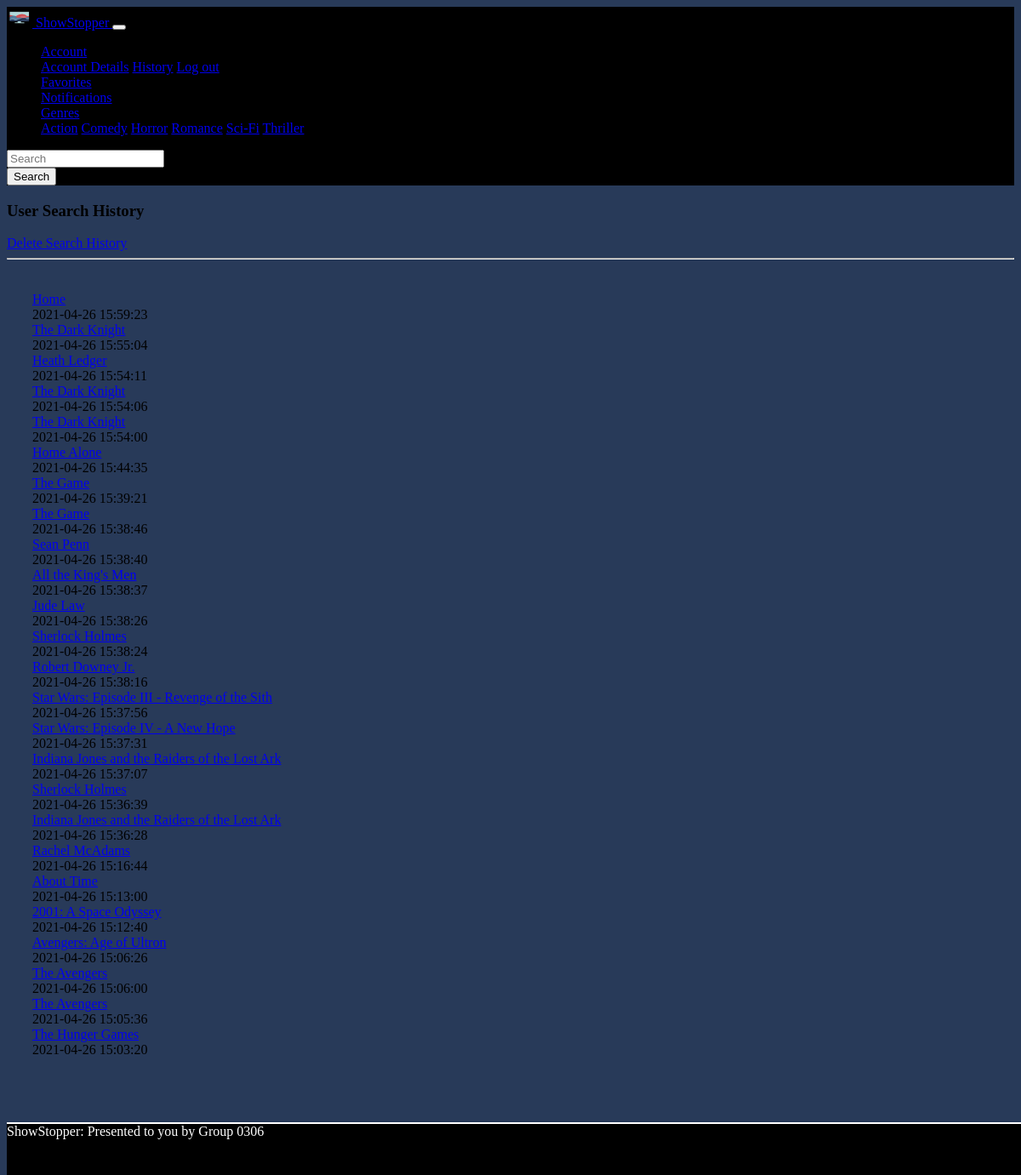
The page /history/index.php (signed in) on the database its author committed.
### tables this page shows
CREATE TABLE `history` (
  `id` varchar(45) NOT NULL,
  `user_id` varchar(45) DEFAULT NULL,
  `title` varchar(45) DEFAULT NULL,
  `person` varchar(45) DEFAULT NULL,
  `updated` timestamp NULL DEFAULT CURRENT_TIMESTAMP,
  PRIMARY KEY (`id`)
);

CREATE TABLE `titles` (
  `id` varchar(45) NOT NULL,
  `name` varchar(127) NOT NULL,
  `release` varchar(45) DEFAULT NULL,
  `summary` mediumtext,
  `rating` varchar(10) DEFAULT NULL,
  `actors` json DEFAULT NULL,
  `directors` json DEFAULT NULL,
  `services` json DEFAULT NULL,
  `img` varchar(255) NOT NULL,
  `genre` varchar(45) DEFAULT NULL,
  `updated` timestamp NULL DEFAULT CURRENT_TIMESTAMP ON UPDATE CURRENT_TIMESTAMP,
  `checked_update` timestamp NULL DEFAULT NULL,
  `related` json DEFAULT NULL,
  `weight` int DEFAULT NULL,
  PRIMARY KEY (`id`)
);

### php/auth.php (called while the page is built, shortened)
<?php
include $_SERVER['DOCUMENT_ROOT'] . '/php/functions.php';
function getCurrentUserID() {
	return $_SESSION['userID'];
}
function getHistory() {
  $user = getCurrentUserID();
  $history = query("SELECT title, person, updated FROM history WHERE user_id = " . str($user) . " ORDER BY updated desc LIMIT 25;", true);
  return $history;
}
	?>

### php/functions.php (called while the page is built, shortened)
<?php
include 'sql.php';
function str($str) {
  return "\"" . $str . "\"";
}
function getElementByID($id, $table) {
  $query = "SELECT * FROM " . $table . " WHERE id = '" . $id . "';";
  $result = query($query, true);
  if ($result) {
    return $result[0];
  }
}
?>

### php/sql.php (called while the page is built, shortened)
<?php
$conn = new mysqli($ip, $user, $password, $schema);
function sqlToArray($result) {
  $arr = [];
  while ($row = $result->fetch_assoc()) {
      array_push($arr, $row);
  }
  return $arr;
}
function query($query, $return) {
  global $conn;
  $result = $conn->query($query);
  if ($return) {
    return sqlToArray($result);
  }
}

### public/history/index.php (the view, shortened to what this page needs)
<?php
include $_SERVER['DOCUMENT_ROOT'] . '/php/auth.php';
if (!isLoggedIn()) {
  header('Location:/');
} else {
  $history = getHistory();
}
?>
<html>
  <head></head>
  <body>
    <nav class= "header navbar navbar-expand-lg sticky-top navbar-dark"></nav>
      <div class="mx-4 pt-4 bg-light pb-4 mt-4 rounded">
        <div class = "text-center">
          <h3>User Search History</h3>
          <a class="btn btn-danger" href="/history/?action=clear" role="button">Delete Search History</a>
        </div>
        <hr>
        <div class = "history">
          <?php
          foreach ($history as $key => $line) {
            if ($line['title'] != NULL) {
              $html = "<div class = 'row'><div class = 'col-3 text-left'><a href = '/movie/?title=" . $line['title']. "'>" . getElementByID($line['title'], 'titles')['name'] . "</a></div><div class = 'col-6'></div><div class = 'col-3 text-right'>" . $line['updated'] . "</div></div>";
            } else {
              $html = "<div class = 'row'><div class = 'col-3 text-left'><a href = '/search/?actor=" . $line['person']. "'>" . getElementByID($line['person'], 'people')['name'] . "</a></div><div class = 'col-6'></div><div class = 'col-3 text-right'>" . $line['updated'] . "</div></div>";
            }
            echo $html;
          }
          ?>
        </div>
      </div>
	</body>
</html>

### public/src/css/style.css (style rules this page uses)
.navbar { background-color: black !important; }
body { padding-bottom: 100px; background-color: #283a59 !important; }
.history { padding: 30px; }

### rows shown on the page
history: title.name "Home", updated "2021-04-26 15:59:23"
history: title.name "The Dark Knight", updated "2021-04-26 15:55:04"
history: name "Heath Ledger", updated "2021-04-26 15:54:11"
history: title.name "The Dark Knight", updated "2021-04-26 15:54:06"
history: title.name "The Dark Knight", updated "2021-04-26 15:54:00"
history: title.name "Home Alone", updated "2021-04-26 15:44:35"
history: title.name "The Game", updated "2021-04-26 15:39:21"
history: title.name "The Game", updated "2021-04-26 15:38:46"
history: name "Sean Penn", updated "2021-04-26 15:38:40"
history: title.name "All the King's Men", updated "2021-04-26 15:38:37"
history: name "Jude Law", updated "2021-04-26 15:38:26"
history: title.name "Sherlock Holmes", updated "2021-04-26 15:38:24"
history: name "Robert Downey Jr.", updated "2021-04-26 15:38:16"
history: title.name "Star Wars: Episode III - Revenge of the Sith", updated "2021-04-26 15:37:56"
history: title.name "Star Wars: Episode IV - A New Hope", updated "2021-04-26 15:37:31"
history: title.name "Indiana Jones and the Raiders of the Lost Ark", updated "2021-04-26 15:37:07"
history: title.name "Sherlock Holmes", updated "2021-04-26 15:36:39"
history: title.name "Indiana Jones and the Raiders of the Lost Ark", updated "2021-04-26 15:36:28"
history: name "Rachel McAdams", updated "2021-04-26 15:16:44"
history: title.name "About Time", updated "2021-04-26 15:13:00"
history: title.name "2001: A Space Odyssey", updated "2021-04-26 15:12:40"
history: title.name "Avengers: Age of Ultron", updated "2021-04-26 15:06:26"
history: title.name "The Avengers", updated "2021-04-26 15:06:00"
history: title.name "The Avengers", updated "2021-04-26 15:05:36"
history: title.name "The Hunger Games", updated "2021-04-26 15:03:20"
